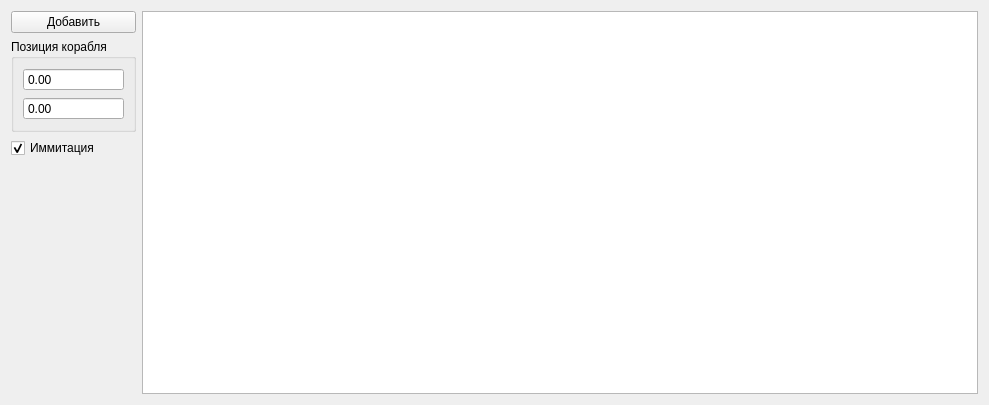
<?xml version="1.0" encoding="UTF-8"?>
<ui version="4.0">
 <class>ARPA</class>
 <widget class="QWidget" name="ARPA">
  <property name="geometry">
   <rect>
    <x>0</x>
    <y>0</y>
    <width>989</width>
    <height>405</height>
   </rect>
  </property>
  <property name="windowTitle">
   <string>ARPA</string>
  </property>
  <layout class="QGridLayout" name="gridLayout">
   <item row="0" column="1" rowspan="4">
    <widget class="QTableView" name="targetTable">
     <property name="selectionMode">
      <enum>QAbstractItemView::SingleSelection</enum>
     </property>
     <property name="selectionBehavior">
      <enum>QAbstractItemView::SelectRows</enum>
     </property>
     <attribute name="verticalHeaderVisible">
      <bool>false</bool>
     </attribute>
    </widget>
   </item>
   <item row="0" column="0">
    <widget class="QPushButton" name="pushButton">
     <property name="sizePolicy">
      <sizepolicy hsizetype="Preferred" vsizetype="Preferred">
       <horstretch>0</horstretch>
       <verstretch>0</verstretch>
      </sizepolicy>
     </property>
     <property name="text">
      <string>Добавить</string>
     </property>
    </widget>
   </item>
   <item row="1" column="0">
    <widget class="QGroupBox" name="groupBox">
     <property name="title">
      <string>Позиция корабля</string>
     </property>
     <layout class="QGridLayout" name="gridLayout_2">
      <item row="0" column="0">
       <widget class="LatitudeEdit" name="doubleSpinBox_lat">
        <property name="buttonSymbols">
         <enum>QAbstractSpinBox::NoButtons</enum>
        </property>
       </widget>
      </item>
      <item row="1" column="0">
       <widget class="LongitudeEdit" name="doubleSpinBox_lon">
        <property name="buttonSymbols">
         <enum>QAbstractSpinBox::NoButtons</enum>
        </property>
       </widget>
      </item>
     </layout>
    </widget>
   </item>
   <item row="3" column="0">
    <spacer name="verticalSpacer">
     <property name="orientation">
      <enum>Qt::Vertical</enum>
     </property>
     <property name="sizeHint" stdset="0">
      <size>
       <width>20</width>
       <height>40</height>
      </size>
     </property>
    </spacer>
   </item>
   <item row="2" column="0">
    <widget class="QCheckBox" name="checkBox_simulated">
     <property name="text">
      <string>Иммитация</string>
     </property>
     <property name="checked">
      <bool>true</bool>
     </property>
    </widget>
   </item>
  </layout>
 </widget>
 <customwidgets>
  <customwidget>
   <class>LatitudeEdit</class>
   <extends>QDoubleSpinBox</extends>
   <header>CoordinateEdit.h</header>
  </customwidget>
  <customwidget>
   <class>LongitudeEdit</class>
   <extends>QDoubleSpinBox</extends>
   <header>CoordinateEdit.h</header>
  </customwidget>
 </customwidgets>
 <resources/>
 <connections/>
</ui>
